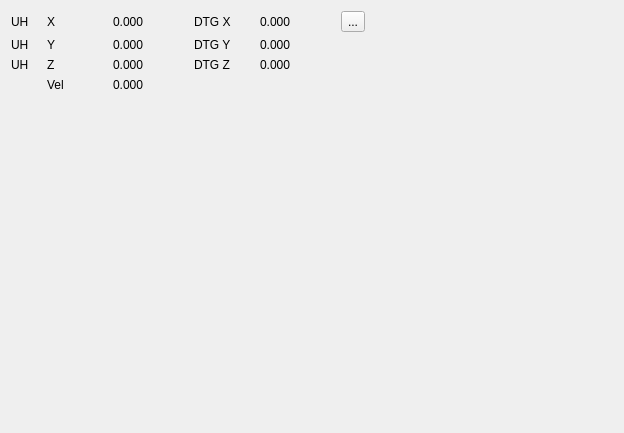
<?xml version="1.0" encoding="UTF-8"?>
<ui version="4.0">
 <class>Form</class>
 <widget class="QWidget" name="Form">
  <property name="geometry">
   <rect>
    <x>0</x>
    <y>0</y>
    <width>624</width>
    <height>433</height>
   </rect>
  </property>
  <property name="windowTitle">
   <string>Form</string>
  </property>
  <property name="windowOpacity">
   <double>0.000000000000000</double>
  </property>
  <layout class="QGridLayout" name="gridLayout_2">
   <item row="1" column="0">
    <spacer name="verticalSpacer">
     <property name="orientation">
      <enum>Qt::Vertical</enum>
     </property>
     <property name="sizeHint" stdset="0">
      <size>
       <width>20</width>
       <height>40</height>
      </size>
     </property>
    </spacer>
   </item>
   <item row="0" column="0">
    <layout class="QGridLayout" name="gridLayout">
     <item row="2" column="1">
      <widget class="QLabel" name="label_z">
       <property name="styleSheet">
        <string notr="true">background-color: rgb(255, 255, 0,0);</string>
       </property>
       <property name="text">
        <string>Z</string>
       </property>
      </widget>
     </item>
     <item row="1" column="2">
      <widget class="QLabel" name="label_dro_y">
       <property name="styleSheet">
        <string notr="true">background-color: rgb(255, 255, 0,0);</string>
       </property>
       <property name="text">
        <string>0.000</string>
       </property>
      </widget>
     </item>
     <item row="2" column="2">
      <widget class="QLabel" name="label_dro_z">
       <property name="styleSheet">
        <string notr="true">background-color: rgb(255, 255, 0,0);</string>
       </property>
       <property name="text">
        <string>0.000</string>
       </property>
      </widget>
     </item>
     <item row="1" column="3">
      <widget class="QLabel" name="label_dtg_y">
       <property name="styleSheet">
        <string notr="true">background-color: rgb(255, 255, 0,0);</string>
       </property>
       <property name="text">
        <string>DTG Y</string>
       </property>
      </widget>
     </item>
     <item row="1" column="4">
      <widget class="QLabel" name="label_dro_dtg_y">
       <property name="styleSheet">
        <string notr="true">background-color: rgb(255, 255, 0,0);</string>
       </property>
       <property name="text">
        <string>0.000</string>
       </property>
      </widget>
     </item>
     <item row="2" column="4">
      <widget class="QLabel" name="label_dro_dtg_z">
       <property name="styleSheet">
        <string notr="true">background-color: rgb(255, 255, 0,0);</string>
       </property>
       <property name="text">
        <string>0.000</string>
       </property>
      </widget>
     </item>
     <item row="3" column="1">
      <widget class="QLabel" name="label_vel">
       <property name="minimumSize">
        <size>
         <width>0</width>
         <height>0</height>
        </size>
       </property>
       <property name="styleSheet">
        <string notr="true">background-color: rgb(255, 255, 0,0);</string>
       </property>
       <property name="text">
        <string>Vel</string>
       </property>
      </widget>
     </item>
     <item row="1" column="1">
      <widget class="QLabel" name="label_y">
       <property name="styleSheet">
        <string notr="true">background-color: rgb(255, 255, 0,0);</string>
       </property>
       <property name="text">
        <string>Y</string>
       </property>
      </widget>
     </item>
     <item row="0" column="2">
      <widget class="QLabel" name="label_dro_x">
       <property name="minimumSize">
        <size>
         <width>75</width>
         <height>0</height>
        </size>
       </property>
       <property name="styleSheet">
        <string notr="true">background-color: rgb(255, 255, 0,0);</string>
       </property>
       <property name="text">
        <string>0.000</string>
       </property>
      </widget>
     </item>
     <item row="0" column="3">
      <widget class="QLabel" name="label_dtg_x">
       <property name="minimumSize">
        <size>
         <width>60</width>
         <height>0</height>
        </size>
       </property>
       <property name="styleSheet">
        <string notr="true">background-color: rgb(255, 255, 0,0);</string>
       </property>
       <property name="text">
        <string>DTG X</string>
       </property>
      </widget>
     </item>
     <item row="1" column="0">
      <widget class="QLabel" name="label_dro_uh_y">
       <property name="styleSheet">
        <string notr="true">background-color: rgb(255, 255, 0,0);</string>
       </property>
       <property name="text">
        <string>UH</string>
       </property>
      </widget>
     </item>
     <item row="0" column="4">
      <widget class="QLabel" name="label_dro_dtg_x">
       <property name="minimumSize">
        <size>
         <width>75</width>
         <height>0</height>
        </size>
       </property>
       <property name="styleSheet">
        <string notr="true">background-color: rgb(255, 255, 0,0);</string>
       </property>
       <property name="text">
        <string>0.000</string>
       </property>
      </widget>
     </item>
     <item row="3" column="2">
      <widget class="QLabel" name="label_dro_vel">
       <property name="styleSheet">
        <string notr="true">background-color: rgb(255, 255, 0,0);</string>
       </property>
       <property name="text">
        <string>0.000</string>
       </property>
      </widget>
     </item>
     <item row="0" column="0">
      <widget class="QLabel" name="labe_dro_uh_x">
       <property name="minimumSize">
        <size>
         <width>30</width>
         <height>0</height>
        </size>
       </property>
       <property name="styleSheet">
        <string notr="true">background-color: rgb(255, 255, 0,0);</string>
       </property>
       <property name="text">
        <string>UH</string>
       </property>
      </widget>
     </item>
     <item row="0" column="1">
      <widget class="QLabel" name="label_x">
       <property name="minimumSize">
        <size>
         <width>60</width>
         <height>0</height>
        </size>
       </property>
       <property name="styleSheet">
        <string notr="true">background-color: rgb(255, 255, 0,0);</string>
       </property>
       <property name="text">
        <string>X</string>
       </property>
      </widget>
     </item>
     <item row="2" column="3">
      <widget class="QLabel" name="label_dtg_z">
       <property name="styleSheet">
        <string notr="true">background-color: rgb(255, 255, 0,0);</string>
       </property>
       <property name="text">
        <string>DTG Z</string>
       </property>
      </widget>
     </item>
     <item row="2" column="0">
      <widget class="QLabel" name="label_dro_uh_z">
       <property name="styleSheet">
        <string notr="true">background-color: rgb(255, 255, 0,0);</string>
       </property>
       <property name="text">
        <string>UH</string>
       </property>
      </widget>
     </item>
     <item row="0" column="5">
      <widget class="QToolButton" name="toolButton_fit_all">
       <property name="text">
        <string>...</string>
       </property>
       <property name="icon">
        <iconset resource="icons.qrc">
         <normaloff>:/vendor/icons/zoom_extend.svg</normaloff>:/vendor/icons/zoom_extend.svg</iconset>
       </property>
      </widget>
     </item>
    </layout>
   </item>
   <item row="0" column="2">
    <spacer name="horizontalSpacer">
     <property name="orientation">
      <enum>Qt::Horizontal</enum>
     </property>
     <property name="sizeHint" stdset="0">
      <size>
       <width>40</width>
       <height>20</height>
      </size>
     </property>
    </spacer>
   </item>
  </layout>
 </widget>
 <resources>
  <include location="icons.qrc"/>
 </resources>
 <connections/>
</ui>
